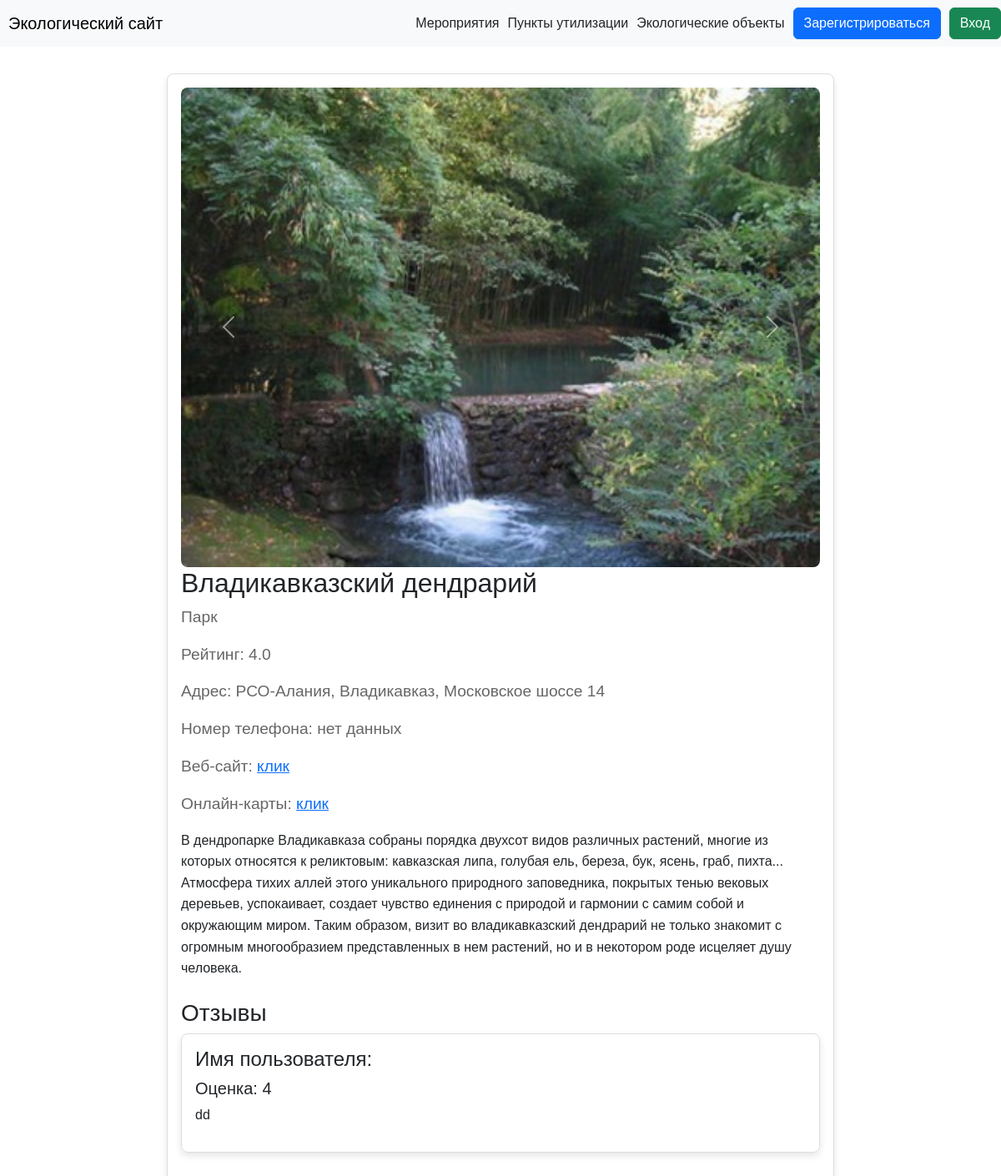
The app's page /object/3, older data.
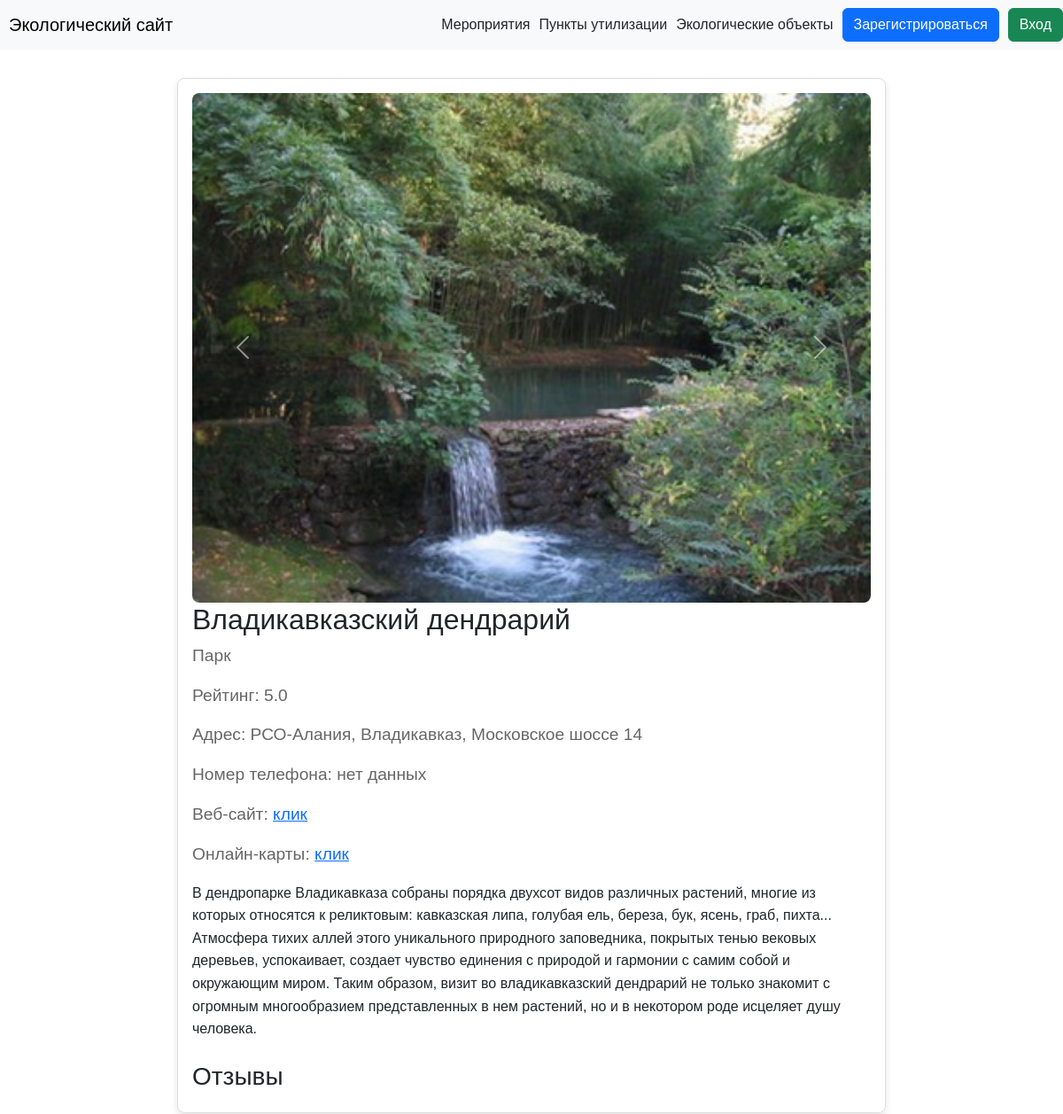
The same page, newer data.
### data/objects.py (models this page shows)
class Object(SqlAlchemyBase, UserMixin, SerializerMixin):
    __tablename__ = 'objects'
    id = sqlalchemy.Column(sqlalchemy.Integer,
                           primary_key=True, autoincrement=True)
    title = sqlalchemy.Column(sqlalchemy.String)
    address = sqlalchemy.Column(sqlalchemy.String, nullable=True)
    rating = sqlalchemy.Column(sqlalchemy.Float, nullable=True)
    phone = sqlalchemy.Column(sqlalchemy.String, nullable=True)
    images = sqlalchemy.Column(sqlalchemy.String, nullable=True)
    category_id = sqlalchemy.Column(sqlalchemy.Integer, sqlalchemy.ForeignKey('categories.id'))
    website = sqlalchemy.Column(sqlalchemy.String, nullable=True)
    description = sqlalchemy.Column(sqlalchemy.String, nullable=True)
    maps_url = sqlalchemy.Column(sqlalchemy.String, nullable=True)

### data/reviews.py (models this page shows)
class Review(SqlAlchemyBase, UserMixin, SerializerMixin):
    __tablename__ = 'reviews'
    id = sqlalchemy.Column(sqlalchemy.Integer,
                           primary_key=True, autoincrement=True)
    rating = sqlalchemy.Column(sqlalchemy.Integer)
    text = sqlalchemy.Column(sqlalchemy.String, nullable=True)
    object_id = sqlalchemy.Column(sqlalchemy.Integer,
                            sqlalchemy.ForeignKey("objects.id"))
    user_id = sqlalchemy.Column(sqlalchemy.Integer,
                             sqlalchemy.ForeignKey("users.id"))
    images = sqlalchemy.Column(sqlalchemy.String, nullable=True)

### server.py (the view)
@app.route('/object/<int:id>', methods=['GET', 'POST'])
def object(id):
    db_sess = db_session.create_session()
    object = db_sess.query(Object).filter(Object.id == id).first()
    category = db_sess.query(Category).filter(Category.id == object.category_id).first()
    images = object.images.split(', ')
    feedbacks = db_sess.query(Review).filter(Review.object_id == id).all()
    if current_user.is_authenticated:
        return render_template('object.html', object=object, images=images, name=current_user.name, reviews=feedbacks, category=category)
    else:
        return render_template('object.html', object=object, images=images, reviews=feedbacks, category=category)

### data/db_session.py (called while the page is built)
def create_session() -> Session:
    global __factory
    return __factory()

### templates/object.html (shortened to what this page needs)
{% extends "base.html" %}
{% block content %}
<div id="carouselExample" class="carousel slide">
    <div class="carousel-inner">
        {% for image in images %}
        <div class="carousel-item {% if loop.first %}active{% endif %}">
            <img src="../static/images/{{ image }}" class="d-block w-100" alt="...">
        </div>
        {% endfor %}
    </div>
    <button class="carousel-control-prev" type="button" data-bs-target="#carouselExample" data-bs-slide="prev">
        <span class="carousel-control-prev-icon" aria-hidden="true"></span>
    </button>
    <button class="carousel-control-next" type="button" data-bs-target="#carouselExample" data-bs-slide="next">
        <span class="carousel-control-next-icon" aria-hidden="true"></span>
    </button>
</div>
<h1 class="object-title">{{ object.title }}</h1>
<div class="object-rating">
    {{ category.title }}
</div>
<div class="object-rating">
    {% if object.rating is none or object.rating == '' %}
    Рейтинг: <span id="rating">Нет данных</span>
    {% else %}
    Рейтинг: <span id="rating">{{ object.rating }}</span>
    {% endif %}
</div>
<div class="object-rating">
    {% if object.address is none or object.address == '' %}
    Адрес: нет данных
    {% else %}
    Адрес: {{ object.address }}
    {% endif %}
</div>
<div class="object-rating">
    {% if object.phone is none or object.phone == '' %}
    Номер телефона: нет данных
    {% else %}
    Номер телефона: {{ object.phone }}
    {% endif %}
</div>
<div class="object-rating">
    {% if object.website is none or object.website == '' %}
    Веб-сайт: нет данных
    {% else %}
    Веб-сайт: <a href="{{ object.website }}">клик</a>
    {% endif %}
</div>
<div class="object-rating">
    {% if object.maps_url is none or object.maps_url == '' %}
    Онлайн-карты: нет данных
    {% else %}
    Онлайн-карты: <a href="{{ object.maps_url }}">клик</a>
    {% endif %}
</div>
<p class="object-description">
    {% if object.description is none or object.description == '' %}
    Нет описания
    {% else %}
    {{ object.description }}
    {% endif %}
</p>
<div class="reviews">
    <h3>Отзывы</h3>
    {% for review in reviews %}
    <div class="review-card">
        <h4>Имя пользователя: {{ current_user.name }}</h4>
        <h5>Оценка: {{ review.rating }}</h5>
        <p>{{ review.text }}</p>
    </div>
    {% endfor %}
</div>
{% endblock %}

Row changes from the older to the newer data that the page shows:
removed Review: rating "4", text "dd"
changed Object "Владикавказский дендрарий": rating "4.0" → "5.0"
